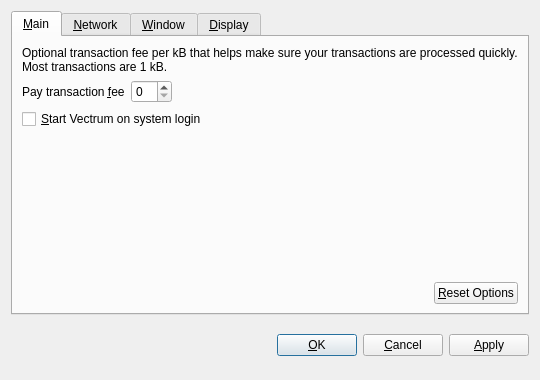
<?xml version="1.0" encoding="UTF-8"?>
<ui version="4.0">
 <class>OptionsDialog</class>
 <widget class="QDialog" name="OptionsDialog">
  <property name="geometry">
   <rect>
    <x>0</x>
    <y>0</y>
    <width>540</width>
    <height>380</height>
   </rect>
  </property>
  <property name="windowTitle">
   <string>Options</string>
  </property>
  <property name="modal">
   <bool>true</bool>
  </property>
  <layout class="QVBoxLayout" name="verticalLayout">
   <item>
    <widget class="QTabWidget" name="tabWidget">
     <property name="tabPosition">
      <enum>QTabWidget::North</enum>
     </property>
     <property name="currentIndex">
      <number>0</number>
     </property>
     <widget class="QWidget" name="tabMain">
      <attribute name="title">
       <string>&amp;Main</string>
      </attribute>
      <layout class="QVBoxLayout" name="verticalLayout_Main">
       <item>
        <widget class="QLabel" name="transactionFeeInfoLabel">
         <property name="text">
          <string>Optional transaction fee per kB that helps make sure your transactions are processed quickly. Most transactions are 1 kB.</string>
         </property>
         <property name="textFormat">
          <enum>Qt::PlainText</enum>
         </property>
         <property name="wordWrap">
          <bool>true</bool>
         </property>
        </widget>
       </item>
       <item>
        <layout class="QHBoxLayout" name="horizontalLayout_1_Main">
         <item>
          <widget class="QLabel" name="transactionFeeLabel">
           <property name="text">
            <string>Pay transaction &amp;fee</string>
           </property>
           <property name="textFormat">
            <enum>Qt::PlainText</enum>
           </property>
           <property name="buddy">
            <cstring>transactionFee</cstring>
           </property>
          </widget>
         </item>
         <item>
          <widget class="BitcoinAmountField" name="transactionFee"/>
         </item>
         <item>
          <spacer name="horizontalSpacer_1_Main">
           <property name="orientation">
            <enum>Qt::Horizontal</enum>
           </property>
           <property name="sizeHint" stdset="0">
            <size>
             <width>40</width>
             <height>20</height>
            </size>
           </property>
          </spacer>
         </item>
        </layout>
       </item>
       <item>
        <widget class="QCheckBox" name="bitcoinAtStartup">
         <property name="toolTip">
          <string>Automatically start Vectrum after logging in to the system.</string>
         </property>
         <property name="text">
          <string>&amp;Start Vectrum on system login</string>
         </property>
        </widget>
       </item>
       <item>
        <spacer name="verticalSpacer_Main">
         <property name="orientation">
          <enum>Qt::Vertical</enum>
         </property>
         <property name="sizeHint" stdset="0">
          <size>
           <width>20</width>
           <height>40</height>
          </size>
         </property>
        </spacer>
       </item>
       <item>
        <layout class="QHBoxLayout" name="horizontalLayout_2_Main">
         <item>
          <spacer name="horizontalSpacer_2_Main">
           <property name="orientation">
            <enum>Qt::Horizontal</enum>
           </property>
           <property name="sizeHint" stdset="0">
            <size>
             <width>40</width>
             <height>20</height>
            </size>
           </property>
          </spacer>
         </item>
         <item>
          <widget class="QPushButton" name="resetButton">
           <property name="toolTip">
            <string>Reset all client options to default.</string>
           </property>
           <property name="text">
            <string>&amp;Reset Options</string>
           </property>
           <property name="autoDefault">
            <bool>false</bool>
           </property>
          </widget>
         </item>
        </layout>
       </item>
      </layout>
     </widget>
     <widget class="QWidget" name="tabNetwork">
      <attribute name="title">
       <string>&amp;Network</string>
      </attribute>
      <layout class="QVBoxLayout" name="verticalLayout_Network">
       <item>
        <widget class="QCheckBox" name="mapPortUpnp">
         <property name="toolTip">
          <string>Automatically open the Vectrum client port on the router. This only works when your router supports UPnP and it is enabled.</string>
         </property>
         <property name="text">
          <string>Map port using &amp;UPnP</string>
         </property>
        </widget>
       </item>
       <item>
        <widget class="QCheckBox" name="connectSocks">
         <property name="toolTip">
          <string>Connect to the Vectrum network through a SOCKS proxy (e.g. when connecting through Tor).</string>
         </property>
         <property name="text">
          <string>&amp;Connect through SOCKS proxy:</string>
         </property>
        </widget>
       </item>
       <item>
        <layout class="QHBoxLayout" name="horizontalLayout_Network">
         <item>
          <widget class="QLabel" name="proxyIpLabel">
           <property name="text">
            <string>Proxy &amp;IP:</string>
           </property>
           <property name="textFormat">
            <enum>Qt::PlainText</enum>
           </property>
           <property name="buddy">
            <cstring>proxyIp</cstring>
           </property>
          </widget>
         </item>
         <item>
          <widget class="QValidatedLineEdit" name="proxyIp">
           <property name="maximumSize">
            <size>
             <width>140</width>
             <height>16777215</height>
            </size>
           </property>
           <property name="toolTip">
            <string>IP address of the proxy (e.g. 127.0.0.1)</string>
           </property>
          </widget>
         </item>
         <item>
          <widget class="QLabel" name="proxyPortLabel">
           <property name="text">
            <string>&amp;Port:</string>
           </property>
           <property name="textFormat">
            <enum>Qt::PlainText</enum>
           </property>
           <property name="buddy">
            <cstring>proxyPort</cstring>
           </property>
          </widget>
         </item>
         <item>
          <widget class="QLineEdit" name="proxyPort">
           <property name="maximumSize">
            <size>
             <width>55</width>
             <height>16777215</height>
            </size>
           </property>
           <property name="toolTip">
            <string>Port of the proxy (e.g. 9050)</string>
           </property>
          </widget>
         </item>
         <item>
          <widget class="QLabel" name="socksVersionLabel">
           <property name="text">
            <string>SOCKS &amp;Version:</string>
           </property>
           <property name="textFormat">
            <enum>Qt::PlainText</enum>
           </property>
           <property name="buddy">
            <cstring>socksVersion</cstring>
           </property>
          </widget>
         </item>
         <item>
          <widget class="QValueComboBox" name="socksVersion">
           <property name="toolTip">
            <string>SOCKS version of the proxy (e.g. 5)</string>
           </property>
          </widget>
         </item>
         <item>
          <spacer name="horizontalSpacer_Network">
           <property name="orientation">
            <enum>Qt::Horizontal</enum>
           </property>
           <property name="sizeHint" stdset="0">
            <size>
             <width>40</width>
             <height>20</height>
            </size>
           </property>
          </spacer>
         </item>
        </layout>
       </item>
       <item>
        <spacer name="verticalSpacer_Network">
         <property name="orientation">
          <enum>Qt::Vertical</enum>
         </property>
         <property name="sizeHint" stdset="0">
          <size>
           <width>20</width>
           <height>40</height>
          </size>
         </property>
        </spacer>
       </item>
      </layout>
     </widget>
     <widget class="QWidget" name="tabWindow">
      <attribute name="title">
       <string>&amp;Window</string>
      </attribute>
      <layout class="QVBoxLayout" name="verticalLayout_Window">
       <item>
        <widget class="QCheckBox" name="minimizeToTray">
         <property name="toolTip">
          <string>Show only a tray icon after minimizing the window.</string>
         </property>
         <property name="text">
          <string>&amp;Minimize to the tray instead of the taskbar</string>
         </property>
        </widget>
       </item>
       <item>
        <widget class="QCheckBox" name="minimizeOnClose">
         <property name="toolTip">
          <string>Minimize instead of exit the application when the window is closed. When this option is enabled, the application will be closed only after selecting Quit in the menu.</string>
         </property>
         <property name="text">
          <string>M&amp;inimize on close</string>
         </property>
        </widget>
       </item>
       <item>
        <spacer name="verticalSpacer_Window">
         <property name="orientation">
          <enum>Qt::Vertical</enum>
         </property>
         <property name="sizeHint" stdset="0">
          <size>
           <width>20</width>
           <height>40</height>
          </size>
         </property>
        </spacer>
       </item>
      </layout>
     </widget>
     <widget class="QWidget" name="tabDisplay">
      <attribute name="title">
       <string>&amp;Display</string>
      </attribute>
      <layout class="QVBoxLayout" name="verticalLayout_Display">
       <item>
        <layout class="QHBoxLayout" name="horizontalLayout_1_Display">
         <item>
          <widget class="QLabel" name="langLabel">
           <property name="text">
            <string>User Interface &amp;language:</string>
           </property>
           <property name="textFormat">
            <enum>Qt::PlainText</enum>
           </property>
           <property name="buddy">
            <cstring>lang</cstring>
           </property>
          </widget>
         </item>
         <item>
          <widget class="QValueComboBox" name="lang">
           <property name="toolTip">
            <string>The user interface language can be set here. This setting will take effect after restarting Vectrum.</string>
           </property>
          </widget>
         </item>
        </layout>
       </item>
       <item>
        <layout class="QHBoxLayout" name="horizontalLayout_2_Display">
         <item>
          <widget class="QLabel" name="unitLabel">
           <property name="text">
            <string>&amp;Unit to show amounts in:</string>
           </property>
           <property name="textFormat">
            <enum>Qt::PlainText</enum>
           </property>
           <property name="buddy">
            <cstring>unit</cstring>
           </property>
          </widget>
         </item>
         <item>
          <widget class="QValueComboBox" name="unit">
           <property name="toolTip">
            <string>Choose the default subdivision unit to show in the interface and when sending coins.</string>
           </property>
          </widget>
         </item>
        </layout>
       </item>
       <item>
        <widget class="QCheckBox" name="displayAddresses">
         <property name="toolTip">
          <string>Whether to show Vectrum addresses in the transaction list or not.</string>
         </property>
         <property name="text">
          <string>&amp;Display addresses in transaction list</string>
         </property>
        </widget>
       </item>
       <item>
        <widget class="QCheckBox" name="coinControlFeatures">
         <property name="toolTip">
          <string>Whether to show coin control features or not.</string>
         </property>
         <property name="text">
          <string>Display coin &amp;control features (experts only!)</string>
         </property>
        </widget>
       </item>
       <item>
        <spacer name="verticalSpacer_Display">
         <property name="orientation">
          <enum>Qt::Vertical</enum>
         </property>
         <property name="sizeHint" stdset="0">
          <size>
           <width>20</width>
           <height>40</height>
          </size>
         </property>
        </spacer>
       </item>
      </layout>
     </widget>
    </widget>
   </item>
   <item>
    <layout class="QHBoxLayout" name="horizontalLayout_Buttons">
     <item>
      <spacer name="horizontalSpacer_1">
       <property name="orientation">
        <enum>Qt::Horizontal</enum>
       </property>
       <property name="sizeHint" stdset="0">
        <size>
         <width>40</width>
         <height>48</height>
        </size>
       </property>
      </spacer>
     </item>
     <item>
      <widget class="QLabel" name="statusLabel">
       <property name="font">
        <font>
         <weight>75</weight>
         <bold>true</bold>
        </font>
       </property>
       <property name="text">
        <string/>
       </property>
       <property name="textFormat">
        <enum>Qt::PlainText</enum>
       </property>
       <property name="wordWrap">
        <bool>true</bool>
       </property>
      </widget>
     </item>
     <item>
      <spacer name="horizontalSpacer_2">
       <property name="orientation">
        <enum>Qt::Horizontal</enum>
       </property>
       <property name="sizeHint" stdset="0">
        <size>
         <width>40</width>
         <height>48</height>
        </size>
       </property>
      </spacer>
     </item>
     <item>
      <widget class="QPushButton" name="okButton">
       <property name="text">
        <string>&amp;OK</string>
       </property>
      </widget>
     </item>
     <item>
      <widget class="QPushButton" name="cancelButton">
       <property name="text">
        <string>&amp;Cancel</string>
       </property>
       <property name="autoDefault">
        <bool>false</bool>
       </property>
      </widget>
     </item>
     <item>
      <widget class="QPushButton" name="applyButton">
       <property name="text">
        <string>&amp;Apply</string>
       </property>
       <property name="autoDefault">
        <bool>false</bool>
       </property>
      </widget>
     </item>
    </layout>
   </item>
  </layout>
 </widget>
 <customwidgets>
  <customwidget>
   <class>BitcoinAmountField</class>
   <extends>QSpinBox</extends>
   <header>bitcoinamountfield.h</header>
  </customwidget>
  <customwidget>
   <class>QValueComboBox</class>
   <extends>QComboBox</extends>
   <header>qvaluecombobox.h</header>
  </customwidget>
  <customwidget>
   <class>QValidatedLineEdit</class>
   <extends>QLineEdit</extends>
   <header>qvalidatedlineedit.h</header>
  </customwidget>
 </customwidgets>
 <resources/>
 <connections/>
</ui>
